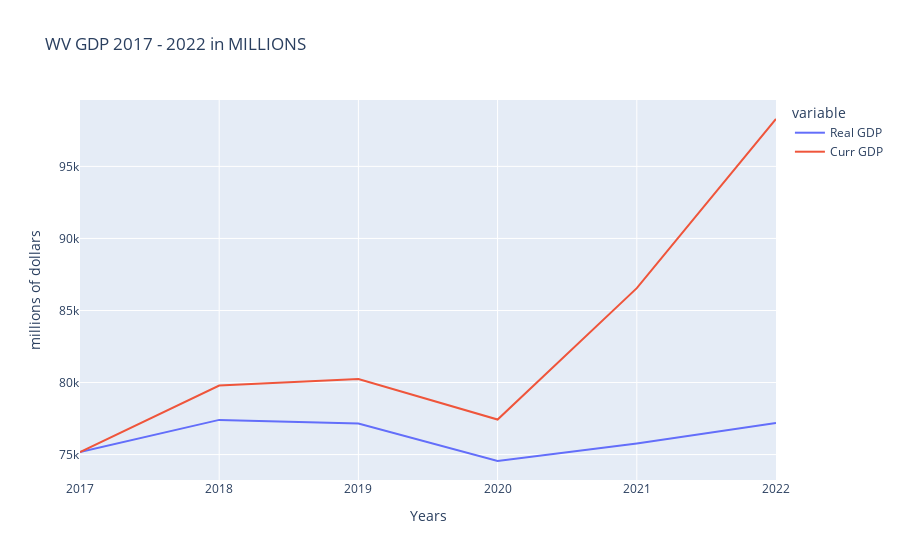

Notebook code cell kept with this figure:
### Markdown cell above
## GDP WV Summary

### Code cell
wbars.show_real_nom_gdp()

### Figure 1 — Plotly figure (JSON) as saved in the notebook; plotly's stock layout.template omitted (floating-point values rounded to 4 significant figures)
{"data": [{"hovertemplate": "variable=Real GDP<br>Years=%{x}<br>millions of dollars=%{y}<extra></extra>", "legendgroup": "Real GDP", "line": {"color": "#636efa", "dash": "solid"}, "marker": {"symbol": "circle"}, "mode": "lines", "name": "Real GDP", "orientation": "v", "showlegend": true, "type": "scatter", "x": ["2017", "2018", "2019", "2020", "2021", "2022"], "xaxis": "x", "y": [75170.0, 77410.0, 77160.0, 74550.0, 75770.0, 77188], "yaxis": "y"}, {"hovertemplate": "variable=Curr GDP<br>Years=%{x}<br>millions of dollars=%{y}<extra></extra>", "legendgroup": "Curr GDP", "line": {"color": "#EF553B", "dash": "solid"}, "marker": {"symbol": "circle"}, "mode": "lines", "name": "Curr GDP", "orientation": "v", "showlegend": true, "type": "scatter", "x": ["2017", "2018", "2019", "2020", "2021", "2022"], "xaxis": "x", "y": [75170.0, 79790.0, 80240.0, 77430.0, 86550.0, 98290], "yaxis": "y"}], "layout": {"legend": {"title": {"text": "variable"}, "tracegroupgap": 0}, "title": {"text": "WV GDP 2017 - 2022 in MILLIONS"}, "xaxis": {"anchor": "y", "domain": [0, 1], "title": {"text": "Years"}}, "yaxis": {"anchor": "x", "domain": [0, 1], "title": {"text": "millions of dollars"}}}}
